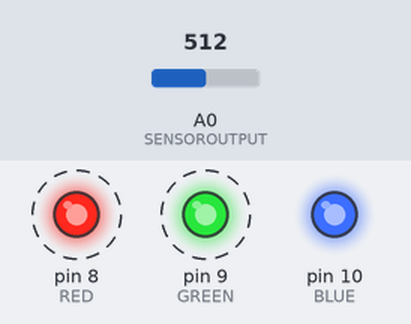
Simulated run of this sketch. Board: Arduino Uno, built with avr-gcc and run on an emulated ATmega328P. Shown: output pins drawn as LEDs (lit = HIGH). Dashed ring = blinking. The test bench sets the inputs (shaded band); at power-on: A0 (SENSOROUTPUT) = 512. What the sketch prints to the serial monitor is not drawn.

Above: at 0.1 s.
At 1.8 s:
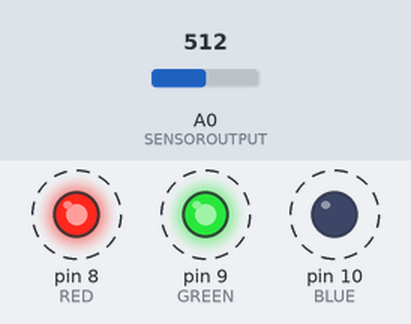
1.9 s: A0 (SENSOROUTPUT) set to 306
4.9 s: A0 (SENSOROUTPUT) set to 122
Timing chart, 0 to 13.9 s (numbered marks = the images above; inputs shaded):
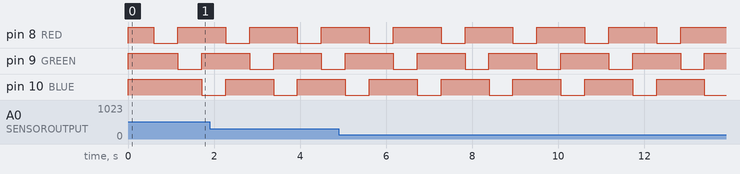

The sketch:

Color_Sensor_Test_Name_of_Color.ino
```cpp
/*   23-Jun-16
 *   TechshopBD.com
 *   Developer: Md. Fahimul Islam
 *   Research Engineer
 *
 *  This code will light RED, GREEN and BLUE LED, each for half a second.
 *  During this time for each color it'll take 50 sample voltages through A0 pin
 *  and output average voltage on serial monitor.
 *
 *
 *  HOW TO CALIBRATE?:
 *  1. Aim the sensor to a fresh white page perpendicularly 1 cm away.
 *  2. Run this code.
 *  3. Fix the smaller pot until you see nearly same values for each sensor.
 *  4. If some of the values are greater than or near 1023 then adjust bigger pots carefully.
 *
 * Connection:
 * Sensor     Arduino Uno
 * VCC        5V
 * GND        GND
 * OUT        A0
 * RED        8
 * GREEN      9
 * BLU        10
 */

#define RED 8
#define GREEN 9
#define BLUE 10
#define SENSOROUTPUT A0

#define SAMPLE_NUM 50   //how many times there will be anlogRead to make an average.
#define MILISEC 10      //wait between every analogRead
#define REST 0          //keep it zero
double value_red = 0.0, value_green = 0.0, value_blue = 0.0, value = 0.0;

//if you want to adjust gain of the sensor by software
//change these values from 1.0.
float red_factor = 1.0, green_factor = 1.0, blue_factor = 1.0;

void setup()
{
  pinMode(RED, OUTPUT);
  pinMode(GREEN, OUTPUT);
  pinMode(BLUE, OUTPUT);
  digitalWrite(RED, HIGH);
  digitalWrite(GREEN, HIGH);
  digitalWrite(BLUE, HIGH);

  pinMode(SENSOROUTPUT, INPUT);

  delay(500);
  Serial.begin(9600);
  delay(100);
}


void loop()
{
  value_red = red_factor * color_intensity(RED, SAMPLE_NUM, MILISEC);
  Serial.print("Red= "); Serial.print(value_red,0);
  value_green = green_factor * color_intensity(GREEN, SAMPLE_NUM, MILISEC);
  Serial.print("     Green= "); Serial.print(value_green,0);
  value_blue = blue_factor * color_intensity(BLUE, SAMPLE_NUM, MILISEC);
  Serial.print("     Blue= "); Serial.print(value_blue,0); Serial.print("\t");
  //Serial.print("     OFF="); Serial.println(color_intensity(0, SAMPLE_NUM, MILISEC));//just leave nothing on pin 0.


  //To know the what color the object is?
  sort(value_red, value_green, value_blue);

  delay(REST);
}


/*this function takes three parameter as input:
1.the pin which will turn LED on, 2.number of samples to make an average, 3. delay between each measure.
this function outputs the average amount of light the sensor got (between 0 to 1024)
*/
double color_intensity(char colorPin, int sample_num, int milisec)
{
  double value = 0.0;
  digitalWrite(colorPin, LOW);  //updated "value_green" global variable
  delay(50);
  for (int i = 1; i <= sample_num; i++)
  {
    value += analogRead(SENSOROUTPUT);
    delay(milisec);
  }
  value = value / (double) sample_num;
  digitalWrite(colorPin, HIGH);
  return value;
}


//////////////////////////////////////////sorting
void sort(int value_red, int value_green, int value_blue)
{
  if (value_red > value_green)
  {
    if (value_red > value_blue) Serial.println("RED.");
    else Serial.println("BLUE."); //value_red < value_blue ie. value_blue > value_red > value_green
  }
  else    //ie. value_green > vlaue_red
  {
    if (value_green > value_blue) Serial.println("GREEN.");
    else Serial.println("BLUE."); //value_green < value_blue ie. value_blue > value_green > value_red
  }
}
```

Measured:
- by itself, pin 8 (RED), pin 9 (GREEN), pin 10 (BLUE): alternates HIGH for 1.1 s and LOW for 0.56 s
